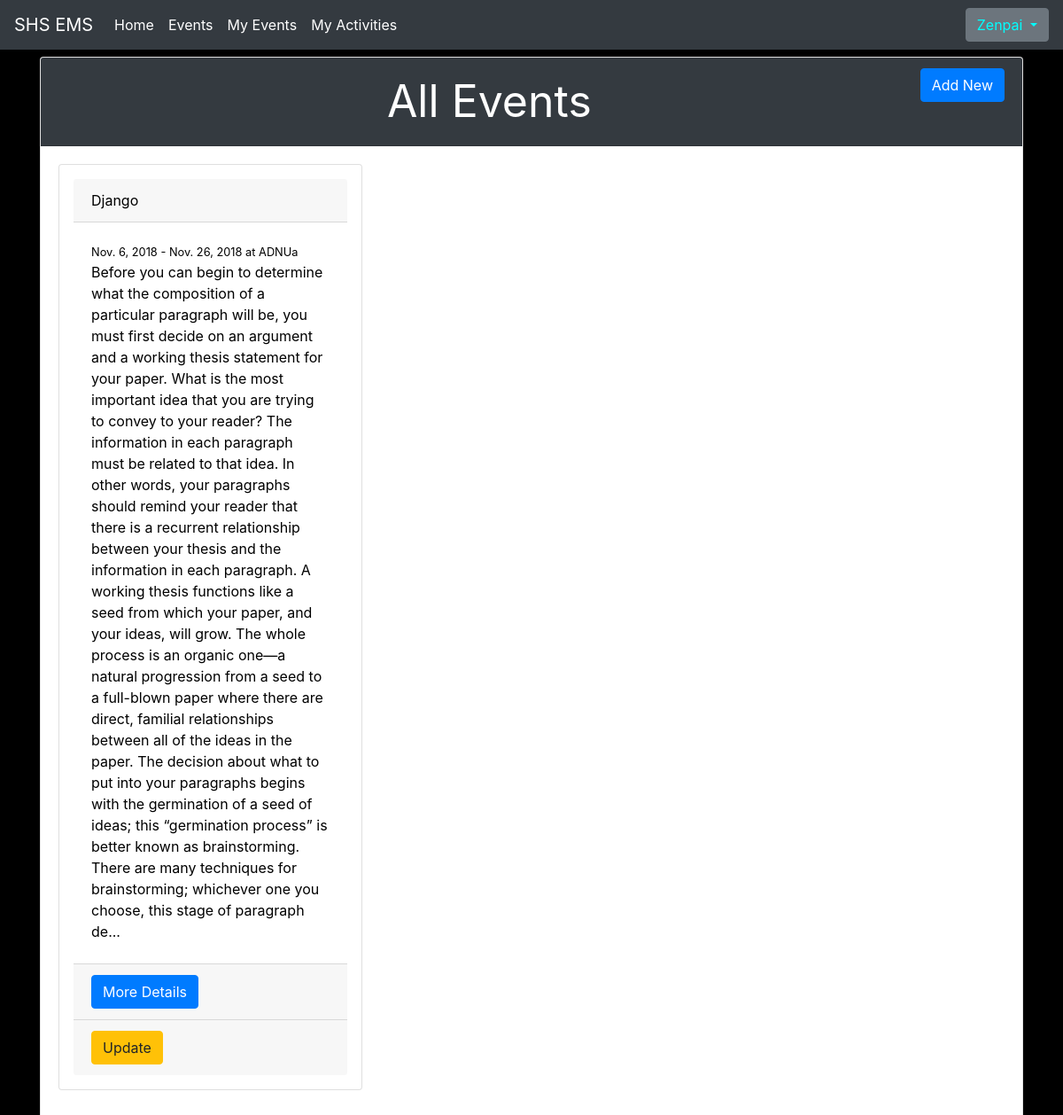
/events/my/ (signed in), run on an earlier commit of the app's database.
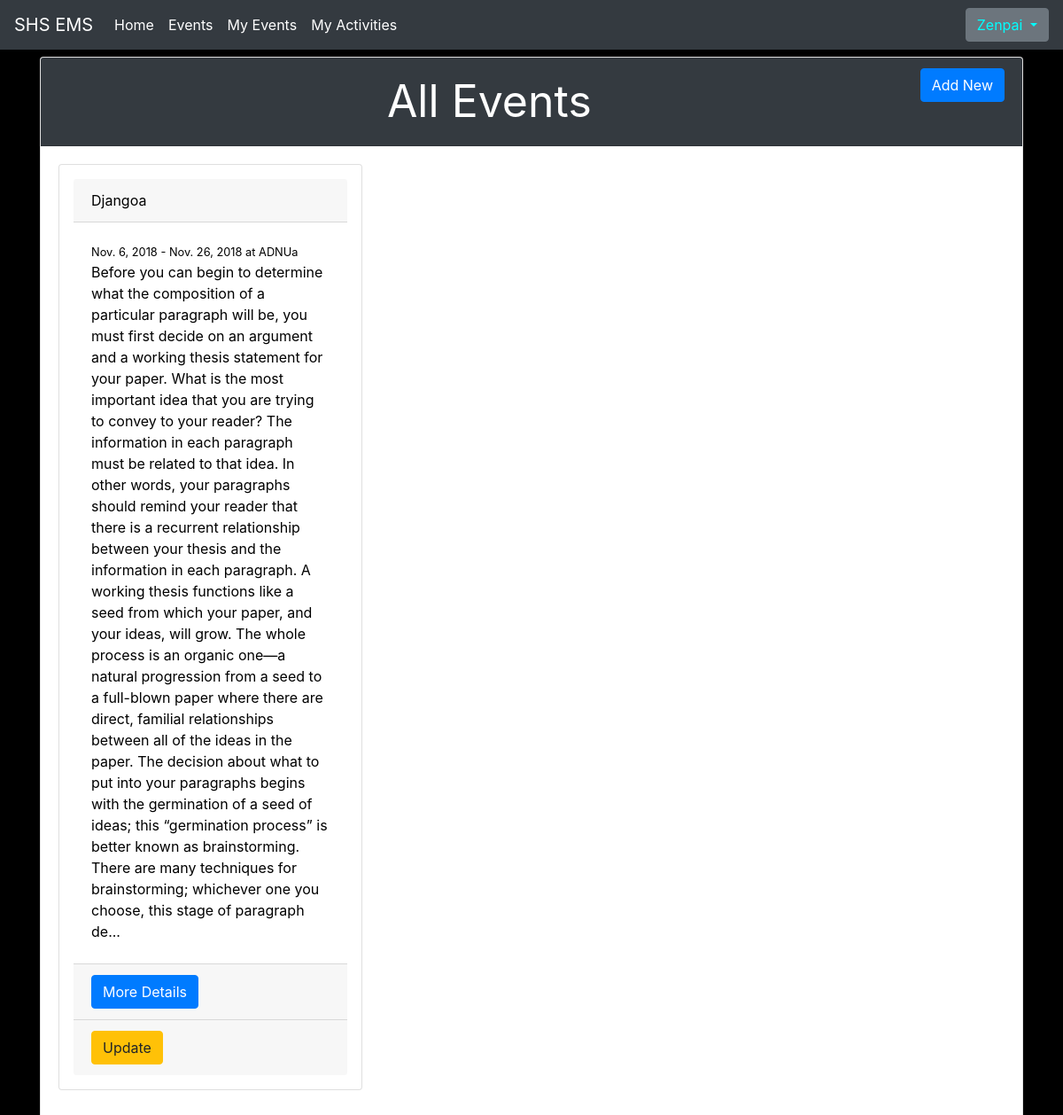
And on a later commit of the database.
### events/models.py (models this page shows, shortened)
class Event(models.Model):
    name = models.CharField("Name of Events",
        max_length = 100, default = "")
    description = models.TextField("Description",
        max_length = 2000, blank = True)
    max_slots = models.IntegerField("Max Slots",
        blank = True, null = True)
    date_from = models.DateField("Start Date")
    date_to = models.DateField("End Date")
    time_from = models.TimeField("Start Time")
    time_to = models.TimeField("End Time")
    venue = models.CharField("Venue", max_length = 100)
    date_created = models.DateTimeField("Date Created", auto_now_add = True)
    creator = models.ForeignKey(to="users.Participant", on_delete = models.CASCADE)

### events/views.py (the view)
# urls.py: path("events/my/",MyEventListView.as_view(),
class MyEventListView(ListView):
    model = Event
    template_name= "myevent_list.html"
    context_object_name ="event_list"
    def get_queryset(self):
        qs = super().get_queryset()
        return qs.filter(creator = self.request.user)

### templates/myevent_list.html (shortened to what this page needs)
{% extends "base.html" %}
{% block content %}
<div class="card mt-2 " style="color: black;">
    <div class="card-header bg-dark" style="font-size: 50px; text-align: center">
        All Events
        <a href = "{% url 'event_create' %}" class = "btn btn-primary float-right"> Add New </a>
    </div>
        <div class="card-body">
                <div class="card-columns">
                    {% for event in event_list %}
                        <div class="card p-3">
                          <div class="card-header" style="color:black">
                                {{ event.name }}
                        </div>
                        <div class="card-body">
                            <small>{{ event.date_from }} - {{ event.date_to }} at {{ event.venue }} </small>
                            <p class="mb-1">{{ event.description | slice:":1000" }}...</p>
                        </div>
                        <div class="card-footer">
                            <a href="{% url 'event_detail' event.pk %}" class="btn btn-primary"> More Details </a>
                        </div>
                        <div class="card-footer">
                                <a href="{% url 'event_update' event.pk %}" class="btn btn-warning">Update </a>
                        </div>
                </div>
                        {% endfor %}
        </div>
</div>
{% endblock %}

What changed in the data, as far as the page shows it:
changed Event "ADNUa": name "Django" → "Djangoa"
